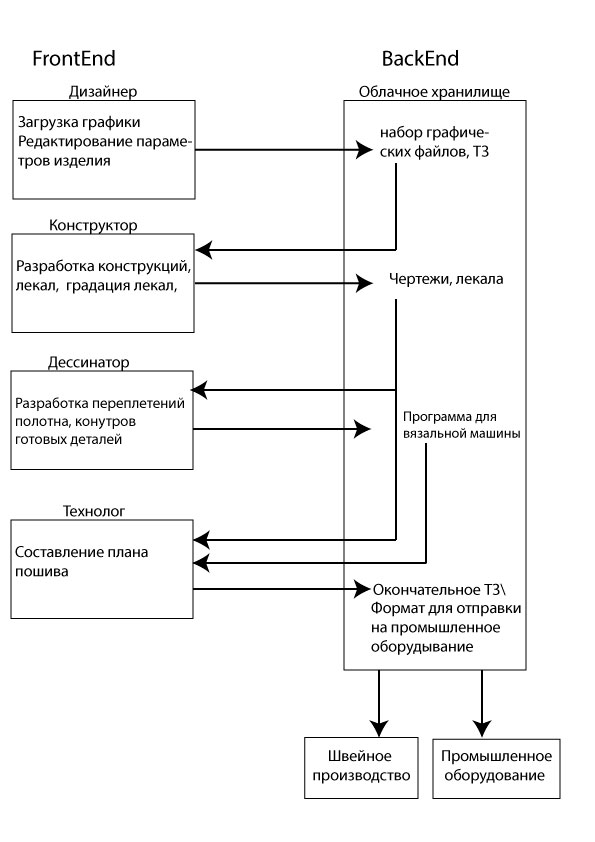
#> input picture test.jpg, 595 x 842 px
$ python -i sobel_openCv.py   (imports and definitions only)   (older library calls are emulated)
#> lines starting #> are read from the running program, lines starting #| are printed output that depends on the picture
import cv2
import numpy as np
from matplotlib import pyplot as plt
from PIL import Image


def sobel(file):
#> called with file = 'test.jpg'
    img = cv2.imread(file,0)
#> img is the input picture: shape (842, 595); min 0, max 255, mean 244.4
    img = cv2.blur(img,(5,5))
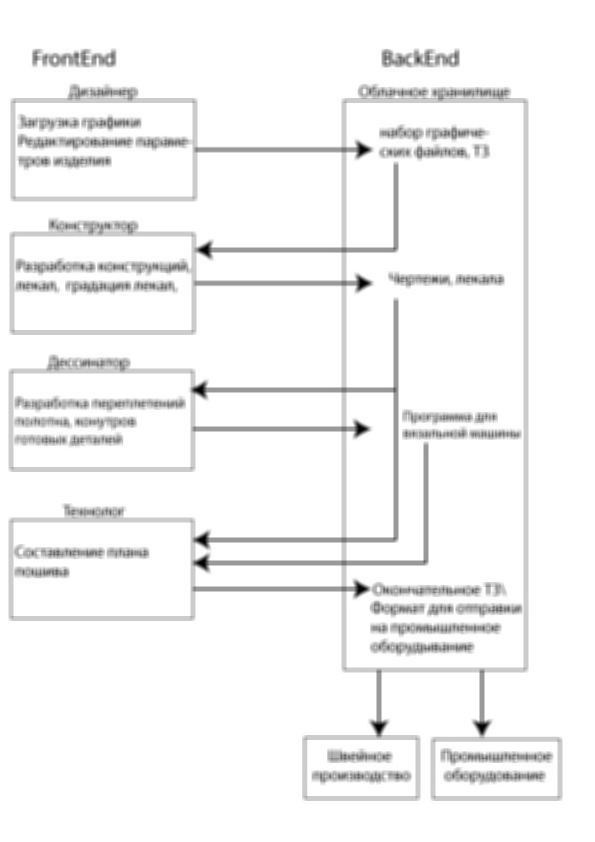
#> img: shape (842, 595); min 1, max 255, mean 244.4
    laplacian= cv2.Laplacian(img,cv2.CV_64F)
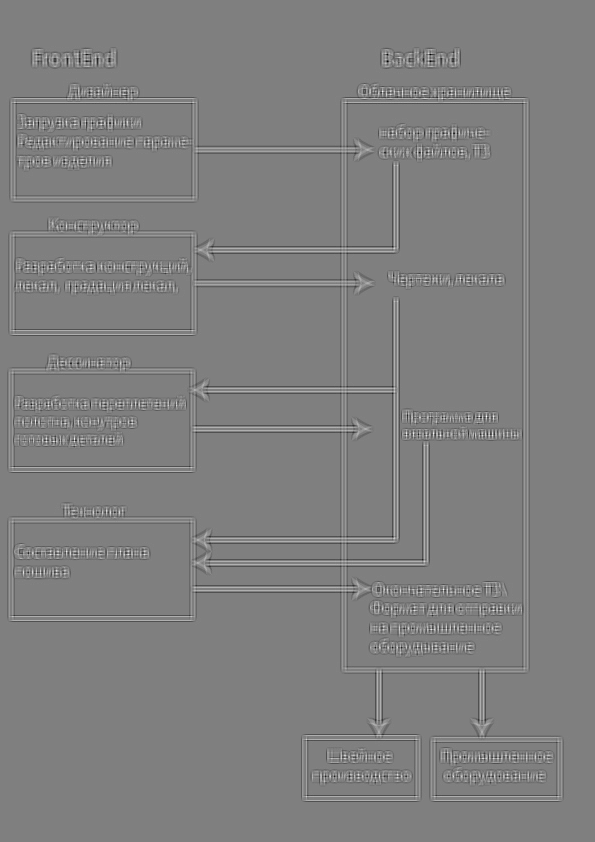
#> laplacian: shape (842, 595) float64; min -137, max 136, mean 0; drawn with min black and max white
    result = Image.fromarray(laplacian)
    name=file[:file.rindex('.')]+"_laplac"+file[file.rindex('.'):]
    result.convert('RGB').save(name)
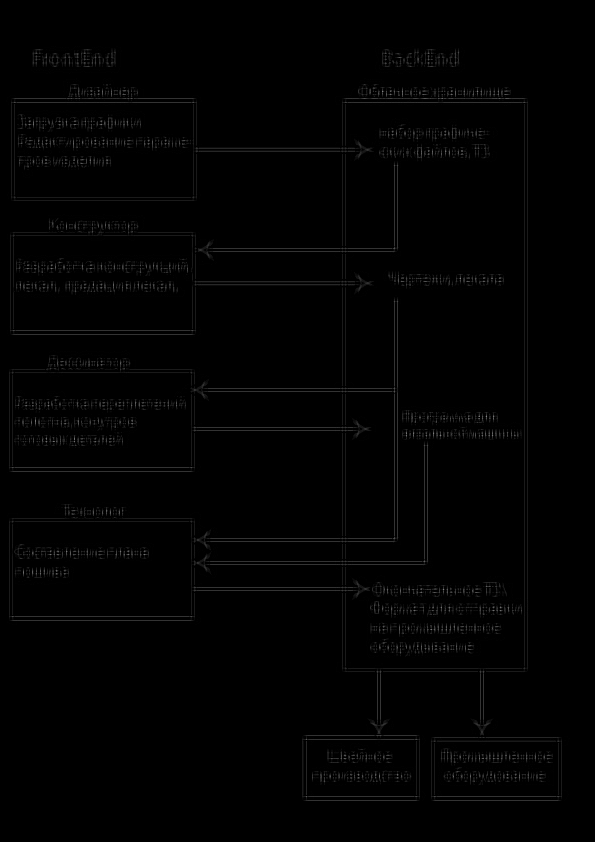
#> saved as test_laplac.jpg: PIL image 595x842 RGB; min 0, max 136, mean 2


def laplac(file):
    img = cv2.imread(file,0)
    img = cv2.blur(img,(5,5))
    sobel = cv2.Sobel(img,cv2.CV_64F,0,1,ksize=5)
    result = Image.fromarray(sobel)
    name=file[:file.rindex('.')]+"_sobel"+file[file.rindex('.'):]
    result.convert('RGB').save(name)


>>> result = sobel('test.jpg')

$ run again, on 1.0925804569986026.jpg
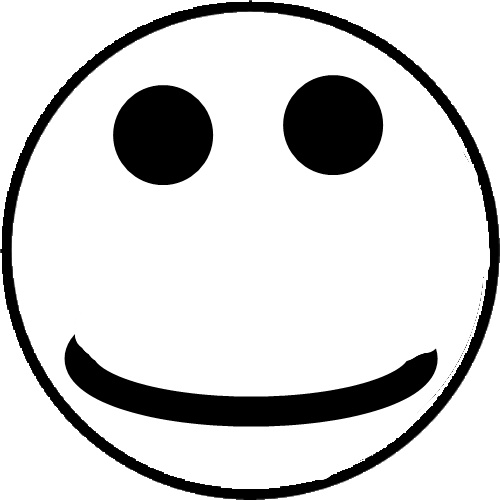
#> input picture 1.0925804569986026.jpg, 500 x 500 px
#> in sobel, img is the input picture: shape (500, 500); min 0, max 255, mean 210.2
#> in sobel, `laplacian= cv2.Laplacian(img,cv2.CV_64F)`:
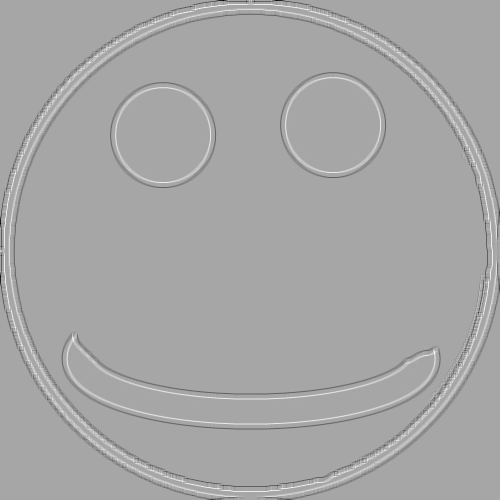
#> laplacian: shape (500, 500) float64; min -122, max 65, mean 0; drawn with min black and max white
#> in sobel, `result.convert('RGB').save(name)`:
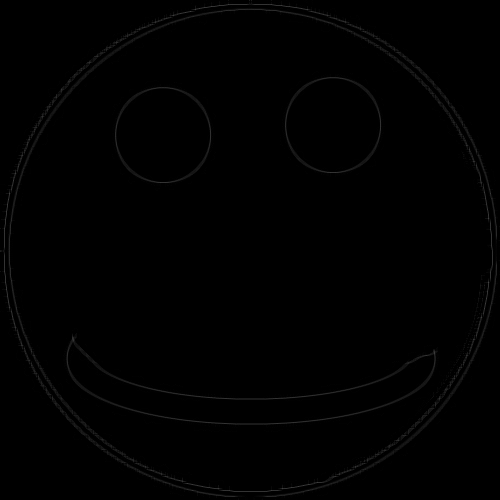
#> saved as 1.0925804569986026_laplac.jpg: PIL image 500x500 RGB; min 0, max 65, mean 1.1
